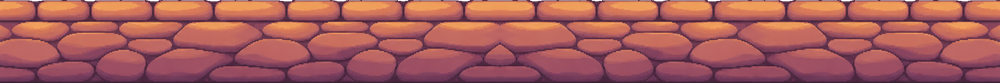
#> input picture art/exports/environments/ptuj/road-tile.png, 1000 x 83 px, shrunk from 2172 x 180 before the run
$ python art_road_stack.py ../art/exports/environments/ptuj/road-tile-tall.png
#> lines starting #> are read from the running program, lines starting #| are printed output that depends on the picture
#!/usr/bin/env python3
"""A taller copy of the Ptuj road tile, so the road can be drawn with small cobbles and still reach the bottom.

The road tile Codex drew (road-tile.png, 2172 x 180 summer, 2172 x 191 winter) has the curb along its top and three
rows of cobbles under it, and it repeats only sideways. Drawn at half size it no longer fills the ground, so this
stacks more of its own cobble rows underneath:

- the curb and the first cobble rows exactly as drawn;
- then the cobble rows again (everything below the curb), shifted sideways each time so the same stones do not sit
  above each other, joined to the rows above along the line where the two overlap most alike (a minimum-error cut,
  which follows the dark mortar instead of a straight seam);
- the join runs all the way round, so the result still repeats sideways without a seam.

Nothing is drawn: every pixel is one of the tile's own. The original export stays the source (previewOnly in
art/manifests/ptuj.json); this writes road-tile-tall.png beside it.

  python3 tools/art_road_stack.py            write both seasons
  python3 tools/art_road_stack.py --check    exit 1 if a tall tile is missing or out of date with its source
"""
import json, pathlib, sys
import numpy as np
from PIL import Image

ROOT = pathlib.Path(__file__).resolve().parent.parent
COPIES = 4        # body copies under the original: 180 + 4 x ~110 rows, enough for a road from the top third down
OVERLAP = 24      # rows two copies overlap; the cut runs inside them
SEASONS = {       # source export -> tall export, curb rows (the body starts below them)
    'sunset': ('art/exports/environments/ptuj/road-tile.png', 'art/exports/environments/ptuj/road-tile-tall.png', 45),
    'winter': ('art/exports/environments/ptuj/winter/road-tile.png', 'art/exports/environments/ptuj/winter/road-tile-tall.png', 49),
}


def min_cut(a, b):
    """For overlapping row blocks a (above) and b (below), the row per column where b takes over: the path of least
    colour difference across the width, moving at most one row per column, and ending on the row it started on (so
    the tile still repeats sideways)."""
    cost = np.abs(a[..., :3].astype(int) - b[..., :3].astype(int)).sum(2).astype(float)   # rows x columns
    R, W = cost.shape
    best = None
    for start in range(2, R - 2):          # keep a margin so each side shows some of itself
        acc = np.full(R, np.inf); acc[start] = cost[start, 0]
        back = np.zeros((R, W), int)
        for x in range(1, W):
            prev = np.stack([np.r_[np.inf, acc[:-1]], acc, np.r_[acc[1:], np.inf]])   # from r-1, r, r+1
            k = prev.argmin(0)
            back[:, x] = np.arange(R) + k - 1
            acc = prev[k, np.arange(R)] + cost[:, x]
        if best is None or acc[start] < best[0]:
            path = np.zeros(W, int); r = start
            for x in range(W - 1, -1, -1):
                path[x] = r; r = back[r, x]
            best = (acc[start], path)
    return best[1]


def stack(src, curb):
#> called with curb = 45
    tile = np.array(Image.open(ROOT / src).convert('RGBA'))
#> tile is the input picture: shape (83, 1000, 4); mean R, G, B, A 164.8, 90.3, 90, 253.4
    H, W = tile.shape[:2]
#> H = 83; W = 1000
    body = tile[curb:]
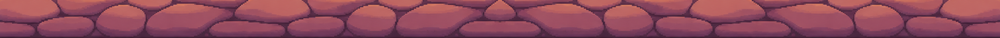
#> body: shape (38, 1000, 4); mean R, G, B, A 141.6, 73, 90.7, 255
    out = tile.copy()
    for i in range(1, COPIES + 1):
        nxt = np.roll(body, (W * i * 3) // 7, axis=1)       # a different stretch of stones each time
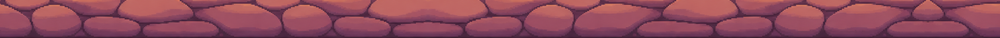
#> nxt: shape (38, 1000, 4); mean R, G, B, A 141.6, 73, 90.7, 255
        a, b = out[-OVERLAP:], nxt[:OVERLAP]
        path = min_cut(a, b)
        rows = np.arange(OVERLAP)[:, None]
        join = np.where(rows < path[None, :], np.ones_like(rows, bool), False)[..., None]
        seam = np.where(join, a, b)
        out = np.concatenate([out[:-OVERLAP], seam, nxt[OVERLAP:]])
    return out


def main():
    stale = []
    for season, (src, dst, curb) in SEASONS.items():
        img = Image.fromarray(stack(src, curb))
        p = ROOT / dst
        if '--check' in sys.argv:
            if not p.is_file() or not np.array_equal(np.asarray(Image.open(p).convert('RGBA')), np.asarray(img)):
                stale.append(dst)
            continue
        img.save(p, optimize=True)
        print(f'{season}: {dst} {img.size[0]}x{img.size[1]} from {src}')
    if '--check' in sys.argv:
        print('\n'.join(f'{d}: missing or out of date, run python3 tools/art_road_stack.py' for d in stale) or 'ok: tall road tiles fresh')
        sys.exit(1 if stale else 0)


if __name__ == '__main__':
    main()
